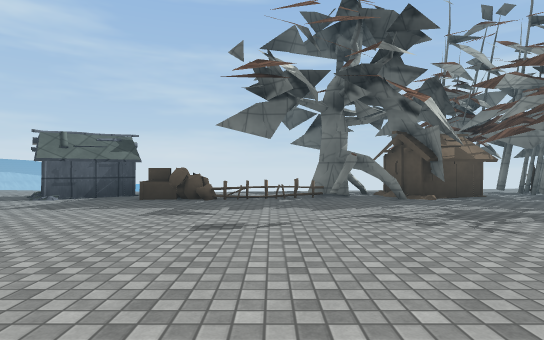
View 1 (above)

15 first-person views from a walk through a scene from a Unity 3-D project. The camera is 1.3 m above the floor, looks level and sees 80° across. The floor is counted in squares, 2 m on a side. Each view is taken from the middle of a square. On the plan, view 1 faces up. The plan holds only what a view shows up to about 10 squares ahead; the rest is blank. The place goes on beyond the plan. Some animated figures are left out. Surface patterns are stand-ins for the level's own textures.

View 2
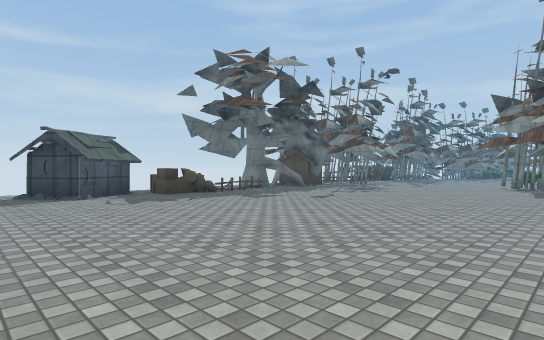

View 3
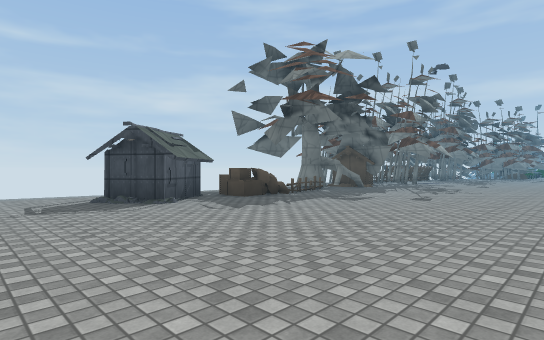

View 4
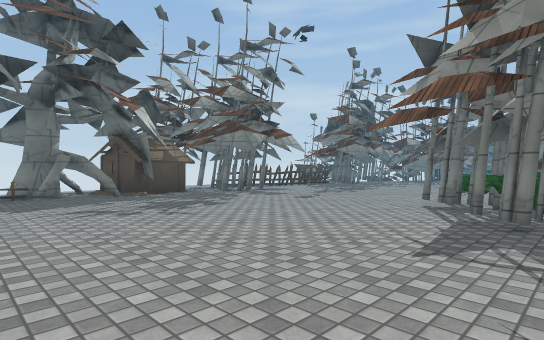

View 5
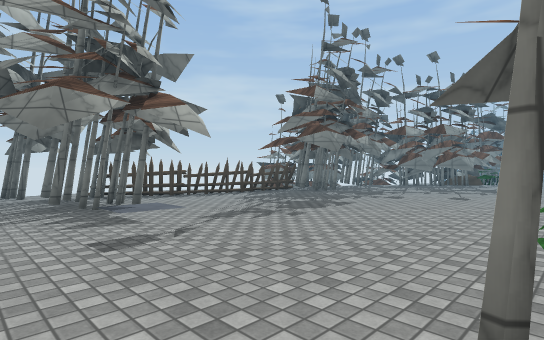

View 6
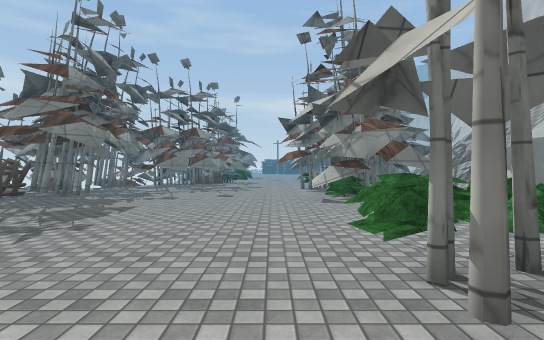

View 7
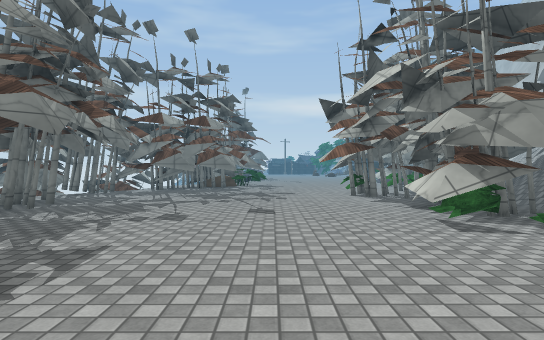

View 8
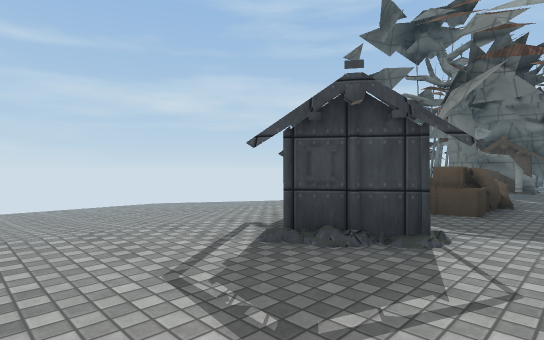

View 9
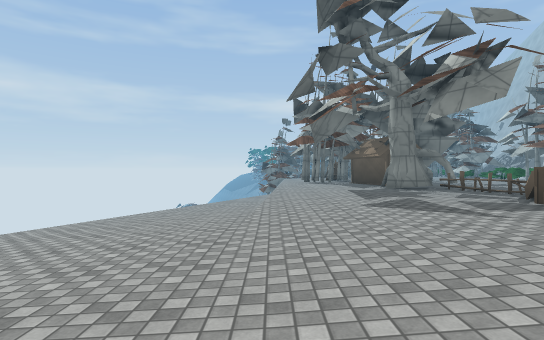

View 10
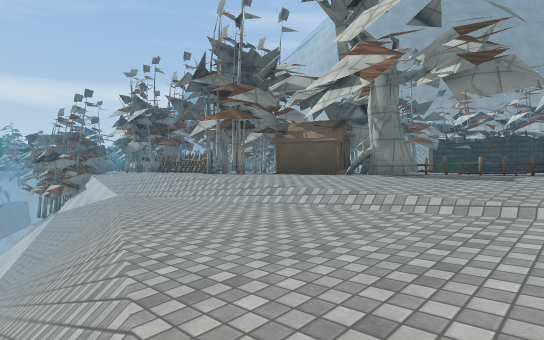

View 11
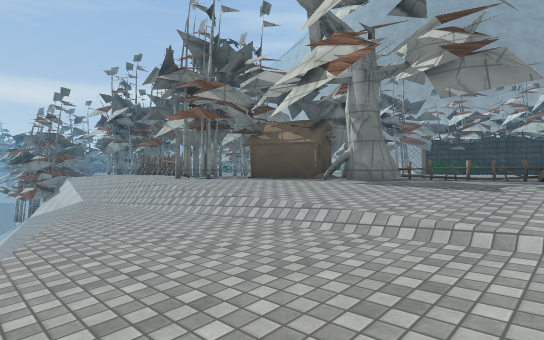

View 12
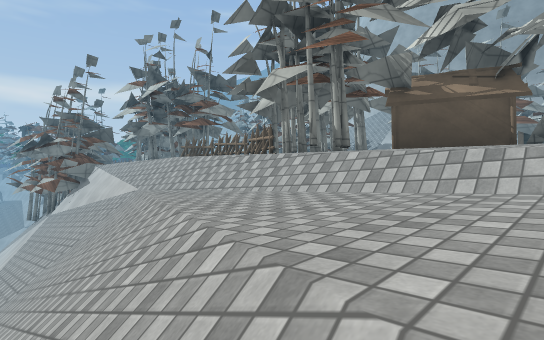

View 13
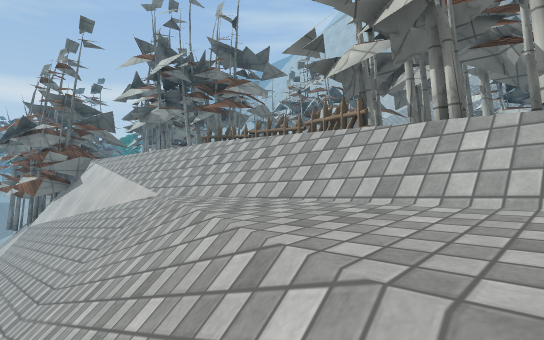

View 14
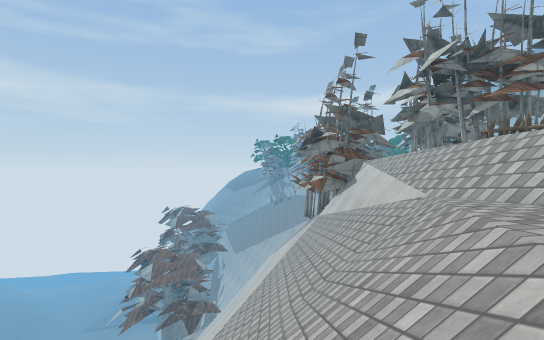

View 15
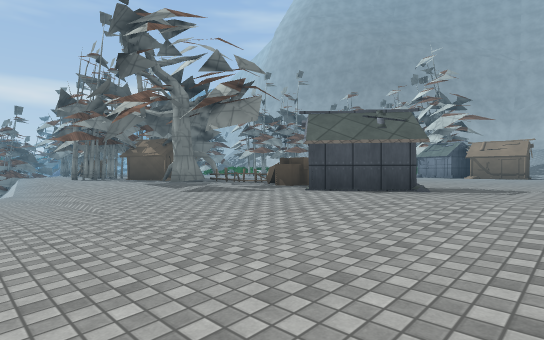

### Floor plan
Key: @ floor where view 1 was taken; # wall or solid block; x gap in a wall; . main floor; - floor 1.5 m lower than the main floor; _ floor 3.25 m lower than the main floor; / step, stairs or slope; = window, fence, low wall or low ledge; ^ raised ledge; v drop or lower ground; P plant; O other object.
Columns run from 8 left of view 1 to 18 right of it. Each row starts with its distance up from view 1.
 16  /....//////         vvv
 15  ........//////////vvvvv
 14 ...........-/////////vvv
 13 ............--/////////vvv
 12 .........//////////==####_
 11 .......... ..#.........###
 10 .............##..      .  #
  9 ....#....#..#######.  .## #
  8 ...##^...######...######.##
  7 ...#.=^x#..##.###....## ..#
  6 ................ ...... ..#
  5 ..........................
  4 ...........................
  3 ...........................
  2 ...........................
  1 ..............##P...##...#.
  0  .......@....##PP.PO###.##
 -1  ...... .....#  x  .#######

Where each view was taken, in squares from view 1:
view 1: 0 up, 0 right, facing up
view 2: 1 down, 7 left, facing up-right
view 3: 1 up, 8 left, facing up-right
view 4: 1 down, 0 right, facing up-right
view 5: 1 up, 5 right, facing up-right
view 6: 2 up, 5 right, facing right
view 7: 3 up, 8 right, facing right
view 8: 6 up, 8 left, facing up-right
view 9: 12 up, 7 left, facing right
view 10: 16 up, 2 left, facing down-right
view 11: 15 up, 2 left, facing down-right
view 12: 15 up, 2 right, facing down-right
view 13: 14 up, 5 right, facing down-right
view 14: 14 up, 5 right, facing right
view 15: 14 up, 8 left, facing down-right
